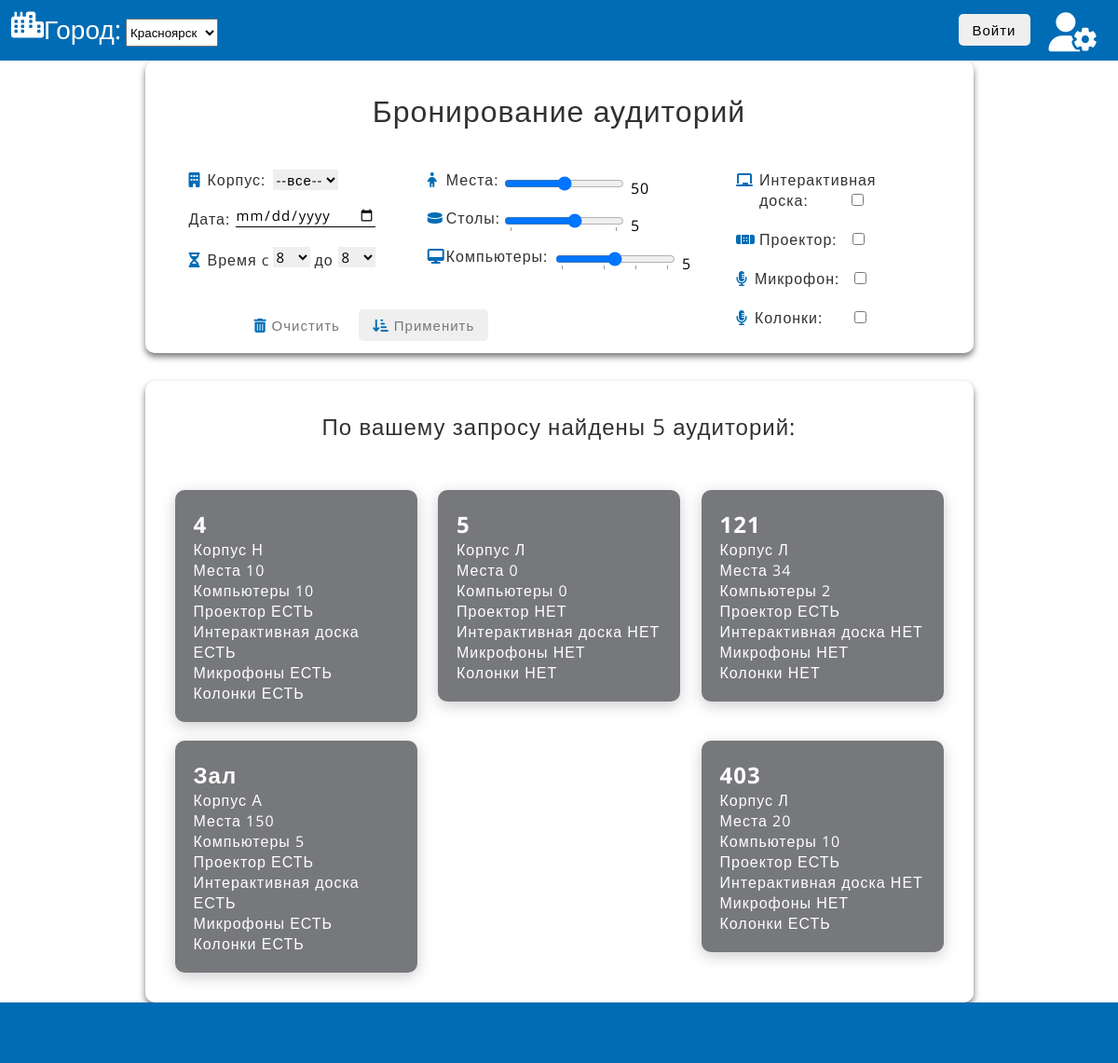
The page / on the database its author committed.
### app/models.py (models this page shows, shortened)
class Auditor(models.Model):
    name = models.CharField(max_length=50, verbose_name='Номер')
    places = models.PositiveIntegerField(default=0, verbose_name='Мест')
    tables = models.PositiveIntegerField(default=0, verbose_name='Столов')
    microphones = models.BooleanField(default=False, verbose_name='Микрофон')
    speakers = models.BooleanField(default=False, verbose_name='Колонки')
    computers = models.PositiveIntegerField(default=0, verbose_name='Компьютеры')
    proektor = models.BooleanField(default=False, verbose_name='Проектор')
    interactiveBoard = models.BooleanField(default=False, verbose_name='Интер. доска')
    corpus = models.ForeignKey(Corpus, on_delete=models.CASCADE, verbose_name='Корпус')
    user = models.CharField(max_length=50, verbose_name='Пользователь', blank=True)
    class Meta:
        verbose_name = 'Аудитория'
        verbose_name_plural = 'Аудитории'

class Corpus(models.Model):
    name = models.CharField(max_length=50)
    def __str__(self):
        return self.name
    class Meta:
        verbose_name = 'Копрус'
        verbose_name_plural = 'Корпуса'

### app/views.py (the view, shortened to what this page needs)
# urls.py: path('', bron, name='home'),
def bron(request, year=None, month=None, day=None):
    auditors = Auditor.objects.all()
    if request.POST:
        post = request.POST
        print(post)
        type_post = post.get('type')
        if type_post == 'search_date':
            date = post.get('date').split('-')
            redir = ''
            if post.get('places') != None:
                redir += 'places'+'='+post.get('places')+'&'
            if post.get('tables') != None:
                redir += 'tables'+'='+post.get('tables')+'&'
            if post.get('computers') != None:
                redir += 'computers'+'='+post.get('computers')+'&'
            if post.get('interactive') != None:
                redir += 'interactive'+'='+'1'+'&'
            if post.get('proektor') != None:
                redir += 'proektor'+'='+'1'+'&'
            if post.get('micro') != None:
                redir += 'microphones'+'='+'1'+'&'
            if post.get('speakers') != None:
                redir += 'speakers'+'='+'1'+'&'
            if post.get('corpus'):
                redir += 'corpus'+'='+post.get('corpus')
            return redirect('/day/'+ date[0]+ '/'+ date[1]+ '/'+ date[2]+
            '?'+redir)
        elif type_post == 'send':
            form = BronForm(post)
            if form.is_valid():
                form.save()
                aud = Auditor.objects.last()
                aud.user = post.get('user')
                aud.save()
        else:
            form = BronForm(post)
            if form.is_valid():
                form.save()
                aud = Auditor.objects.last()
                aud.user = post.get('user')
                aud.save()
    else:
        auditors = Auditor.objects.all()
    if year and month and day:
        date=str(year)+'-'+str(month)+'-'+str(day)
    else:
        date=None
    context = {
        'auditors': auditors,
        'form': BronForm,
        'user': request.user,
        'date': date,
        'bron': Bron.objects.filter(date=date, allowed=True),
        'corpusies': Corpus.objects.all(),
        'count': auditors.count()
    }
    return render(request, 'app/index.html', context)

### app/templates/app/index.html (shortened to what this page needs)
{% extends 'app/base.html' %}
{% load app_tags %}
{% block content %}
    <header class="header">
    <nav>
        <div class="cleva">
            <div class="form__gorod">
                <p class="gorod"><i class="fas fa-city"></i></p><p class="label__gorod"> Город:</p>
                  <select class="select__gorod" id="selectvalue">
           <option>Красноярск</option>
           </select></div>
        </div>
        <div class="menu">
        {% if request.user.is_authenticated %}
            <a href="/logout/"><button  class="form__button2"><i class="fas fa-door-open"></i> Выйти</button></a>
        {% else %}
        <a href="/login/"><button  class="form__button2">Войти</button></a>
        {% endif %}
        <a class="admin" href="/admin/"><i class="fas fa-user-cog"></i></a>
    </div>
    </nav>
</header>
<div class="paper">
    <form method="post" class="form">
        <h1 class="form__title">Бронирование аудиторий </h1>
        <div class="biborka">
<div class="colym">
        <div class="form__group">
       <i class="fas fa-building"></i><p class="form__label">Корпус:</p>
       <select class="select" id="selectvalue" name="corpus">
        <option value="0">--все--</option>
</select>
        </div>
<div class="form__group">
    <p class="form__label2">Дата:</p>
    {{form.date}}
</div>
<div class="form__group">
<i class="fas fa-hourglass-half"></i><p class="form__label">Время c </p>
<select class="select_time" id="selectvalue">
<option>8</option>
</select>
<p class="form__label3">до</p>
<select class="select_time2" id="selectvalue">
<option>8</option>
</select>
</div>
</div>
<div class="colym2" >
    <div class="form__group">
        <p><i class="fas fa-child"></i></p>
        <p class="form__label">Места: </p>
        <input name="places" class="cvl" type="range" step="5" min="1" max="100" list="rangeList1" onchange="document.getElementById('rangeValue1').innerHTML = this.value;">
    <span class="cvl" id="rangeValue1">50</span>
    </div>
<div class="form__group3">
    <p><i class="fas fa-hockey-puck"></i></p>
    <p class="form__label">Столы:</p>
    <input name="tables" class="cvl2" type="range" step="3" min="0" max="15" list="rangeList2" onchange="document.getElementById('rangeValue2').innerHTML = this.value;">
<span class="cvl2" id="rangeValue2">5</span>
</div>
<div class="form__group4">
    <p><i class="fas fa-desktop"></i></p>
    <p class="form__label">Компьютеры:</p>
    <input name="computers" class="cvl3" type="range" step="1" min="0" max="10" list="rangeList3" onchange="document.getElementById('rangeValue3').innerHTML = this.value;">
<span class="cvl3" id="rangeValue3">5</span>
</div>
</div>
<div class="colym3">
<div class="form__group">
    <p><i class="fas fa-chalkboard"></i></p>
    <p class="form__label4">Интерактивная доска:</p>
    <input class="galka" type="checkbox" name="interactive">
</div>
<div class="form__group">
    <i class="fas fa-band-aid"></i>
    <p class="form__label4">Проектор:</p>
    <input class="galka3" type="checkbox" name="proektor">
</div>
<div class="form__group">
    <i class="fas fa-microphone-alt"></i>
    <p class="form__label">Микрофон:</p>
    <input class="galka2" type="checkbox" name="micro">
</div>
<div class="form__group">
    <i class="fas fa-microphone-alt"></i>
    <p class="form__label">Колонки:</p>
    <input class="galka2" type="checkbox" name="speakers">
</div>
</div>
</div>
<a class="form__button" href="/"><i class="fas fa-trash-alt"></i> Очистить</a>
        <button type="submit" align="center" class="form__button"><i class="fas fa-sort-amount-down-alt"></i> Применить</button>
    </form>
    <form method="post" class="forms">
         <h2 class="form__title">По вашему запросу найдены {{count}} аудиторий:</h2>
      <div class="aydits">
    {% for auditor in auditors %}
        <form method="post">
            <div class="aydit">
            {% if date %}
            <input type="hidden" name="type" value="send">
            <input type="hidden" name="auditor" value="{{auditor.pk}}">
            <input type="hidden" name="date" value="{{date}}">
            <input type="hidden" name="user" value="{{user.first_name}} {{user.last_name}} ({{user}})">
            <h2>{{auditor.name}}</h2>
            {% if user.is_authenticated %}
            {% for br in bron %}
                        {% if br.auditor == auditor %}
                        <i class="fas fa-exclamation znak"></i>
                        {% endif %}
                    {% endfor %}{% endif %}
            <p>Корпус: {{auditor.corpus}}</p>
                <p>Места: {{auditor.places}}</p>
                <p>Компьютеры: {{auditor.computers}}</p>
                <p>Проектор - {% if auditor.proektor %}ЕСТЬ{% else %}НЕТ{% endif %}</p>
                <p>Интерактивная доска {% if auditor.interactiveBoard %}ЕСТЬ{% else %}НЕТ{% endif %}</p>
                <p>Микрофоны - {% if auditor.microphones %}ЕСТЬ{% else %}НЕТ{% endif %}</p>
                <p>Колонки - {% if auditor.speakers %}ЕСТЬ{% else %}НЕТ{% endif %}</p>
                {% if user.is_authenticated %}
                <div class="form__group">
                    <p class="deq">
                        </p>
                    <p class="form__labelw">Время c </p>
                    <select class="select_time" id="selectvalue" name="start_time">
                    <option value="8">8</option>
                    <option value="9">9</option>
                    <option value="10">10</option>
                    <option value="11">11</option>
                    <option value="12">12</option>
                    <option value="13">13</option>
                    <option value="14">14</option>
                    <option value="15">15</option>
                    <option value="16">16</option>
                    <option value="17">17</option>
                    <option value="18">18</option>
                    <option value="19">19</option>
                    <option value="20">20</option>
                    <option value="21">21</option>
                    <option value="22">22</option>
                    <option value="23">23</option>
                    <option value="24">24</option>
                    </select>
                    <p class="form__label3s">до</p>
                    <select class="select_time2" id="selectvalue" name="end_time">
                    <option value="8">8</option>
                    <option value="9">9</option>
                    <option value="10">10</option>
                    <option value="11">11</option>
                    <option value="12">12</option>
                    <option value="13">13</option>
                    <option value="14">14</option>
                    <option value="15">15</option>
                    <option value="16">16</option>
                    <option value="17">17</option>
                    <option value="18">18</option>
                    <option value="19">19</option>
                    <option value="20">20</option>
                    <option value="21">21</option>
                    <option value="22">22</option>
                    <option value="23">23</option>
                    <option value="24">24</option>
                    </select>
                    </div>
                    <div class="form__group">
                        <p class="deq"><i class="far fa-envelope"></i><p class="form__labelw">Цель:</p></p>
                    <textarea class="rea" id="story" name="story"
                              rows="5" cols="25" placeholder="Хочу организовать крутую движуху!" ></textarea>
                    </div>
                    <input type="submit" class="form__button3">
                    <p class="info">
                    {% endif %}
                    {% for br in bron %}
                    {% if br.auditor == auditor %}
                    Занята пользователем {{br.user}}  c
                    {{br.start_time}} до {{br.end_time}}
                    {% endif %}
                {% endfor %}</p>
                {% else %}
                <h2 class="audit__">{{auditor.name}}</h2>
                <p>Корпус {{auditor.corpus}}</p>
                <p>Места {{auditor.places}}</p>
                <p>Компьютеры {{auditor.computers}}</p>
                <p>Проектор {% if auditor.proektor %}ЕСТЬ{% else %}НЕТ{% endif %}</p>
                <p>Интерактивная доска {% if auditor.interactiveBoard %}ЕСТЬ{% else %}НЕТ{% endif %}</p>
                <p>Микрофоны {% if auditor.microphones %}ЕСТЬ{% else %}НЕТ{% endif %}</p>
                <p>Колонки {% if auditor.speakers %}ЕСТЬ{% else %}НЕТ{% endif %}</p>
                {% endif %}
            </div>
        </form>
    {% endfor %}
</div>
    </form>
    </div>
    <footer class="footer"></footer>
{% endblock %}

### app/templates/app/base.html (shortened to what this page needs)
{% load static %}
<!DOCTYPE html>
<html lang="ru">
<head>
    <link rel="stylesheet" href="https://use.fontawesome.com/releases/v5.7.1/css/all.css">
    <link rel="stylesheet" href="{% static 'app/form.css' %}">
    <link rel="stylesheet" href="{% static 'app/style.css' %}">
</head>
<body>
{% block content %}{% endblock %}
</body>
</html>

### app/static/app/form.css (style rules this page uses)
body { margin: 0; }
p,h2 { margin: 0; }
.header { position: relative; top: 7%; width: 100%; height: 65px; background: #006CB5; }
.menu { display: flex; flex-direction: row; justify-content: flex-end; color: rgb(0, 0, 0); font-size: 42px; padding: 12px; }
.cleva { width: 50%; float: left; padding: 12px; font-size: 28px; }
.form__gorod { display: flex; flex-direction: row; justify-content:flex-start; }
.gorod { color: #ffffff; }
.label__gorod { font-family: 'Open Sans', sans-serif; color: rgb(255, 255, 255); }
.select__gorod { position: relative; font-family: 'Open Sans', sans-serif; top: 8px; margin: 0 5px; height: 30px; }
.form__button2 { position: relative; padding: 7px 15px; border: none; border-radius: 5px; color: #000000ce; outline: none; cursor: pointer; top: -12px; margin: 0 10px; }
.admin { margin: 0 10px; color: #ffffff; }
.paper { display: flex; justify-content: center; align-items: center; flex-direction: column; }
.form i { color: #006CB5; }
.form { width: 825px; height: 250px; padding: 32px; border-radius: 10px; box-shadow: 0 4px 7px #77787B; font-family: 'Open Sans', sans-serif; letter-spacing: 1px; top: -20px; }
.form__input, .form__input2, .form__input3, .form__input4, .form__button, .form__button2, .select, .select2, .select_time, .select_time2 { font-family: 'Open Sans', sans-serif; letter-spacing: 1px; font-size: 15px; color: rgb(0, 0, 0); }
.form__title { text-align: center; margin: 0 0 32px 0; font-weight: normal; color: #000000ce; }
.form__group { z-index: 1; position: relative; margin-bottom: 20px; }
.form__group3 { position: relative; top: -30px; }
.form__group4 { position: relative; top: -40px; }
.form__label { position: absolute; left: 20px; top: 0; color: #000000ce; }
.form__label2 { position: absolute; left: 0 px; top: 0; color: #000000ce; }
.form__label3 { position: absolute; left: 135px; top: 0; color: #000000ce; }
.form__label4 { position: absolute; left: 25px; top: 0; color: #000000ce; }
.select { position: absolute; left: 90px; border: none; }
.select_time { position: absolute; left: 90px; top: -3px; border: none; }
.select_time2 { position: absolute; left: 160px; top: -3px; border: none; }
.form__input2 { position: relative; left: 50px; top: -4px; width: 150px; padding: 0 0 1px 0; border: none; border-bottom: 1px solid #000000; background-color: transparent; outline: none; }
.form__button { position: relative; padding: 7px 15px; border: none; left: 70px; top: -50px; border-radius: 5px; border-color: #000000; color: #77787B; outline: none; text-decoration:none; cursor: pointer; }
.cvl { position: relative; left:80px; top: -20px; }
.cvl2 { position: relative; left:80px; top: -21px; }
.cvl3 { position: relative; left:135px; top: -21px; }
.galka { position: relative; left:120px; }
.galka2 { position: relative; left:105px; }
.galka3 { position: relative; left:95px; }
.biborka { display: flex; flex-wrap: wrap; }
.colym { flex:0 0 25%; margin:10px 20px 10px 15px; }
.colym2 { flex:0 0 25%; margin:10px 110px 10px 30px; }
.colym3 { flex:0 0 25%; margin:10px 15px; }
.forms { display: inline-block; width: 825px; min-height: 470px; padding: 32px; border-radius: 10px; box-shadow: 0 4px 7px #77787B; font-family: 'Open Sans', sans-serif; letter-spacing: 1px; margin-top: 30px; }
.aydits { display: flex; flex-wrap: wrap; justify-content: space-between; }
.aydit { position: relative; z-index: 1; color: rgb(255, 255, 255); width: 220px; min-height: 130px; padding: 20px; border-radius: 10px; box-shadow: 0 4px 16px #ccc; background-color: #77787B; font-family: 'Open Sans', sans-serif; letter-spacing: 1px; margin-top: 20px; }
.footer { position: relative; top: 93%; width: 100%; height: 65px; background: #006CB5; }

### rows shown on the page
Auditor: name "4", corpus "Н", places "10", computers "10", proektor "ЕСТЬ", interactiveBoard "ЕСТЬ", microphones "ЕСТЬ", speakers "ЕСТЬ"
Auditor: name "5", corpus "Л", places "0", computers "0", proektor "НЕТ", interactiveBoard "НЕТ", microphones "НЕТ", speakers "НЕТ"
Auditor: name "121", corpus "Л", places "34", computers "2", proektor "ЕСТЬ", interactiveBoard "НЕТ", microphones "НЕТ", speakers "НЕТ"
Auditor: name "Зал", corpus "А", places "150", computers "5", proektor "ЕСТЬ", interactiveBoard "ЕСТЬ", microphones "ЕСТЬ", speakers "ЕСТЬ"
Auditor: name "403", corpus "Л", places "20", computers "10", proektor "ЕСТЬ", interactiveBoard "НЕТ", microphones "НЕТ", speakers "ЕСТЬ"

### other values the page prints
{{ count }} "5"
